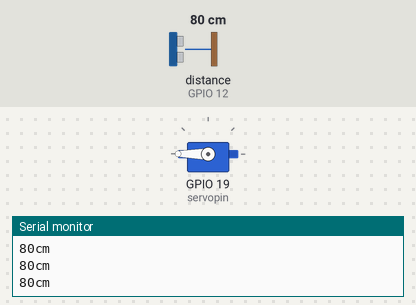
Simulated run of this sketch. Board: ESP32. Parts: servo, the last lines printed to the serial monitor. Wiring (inferred from the names in the program): ultrasonic range finder: trigger GPIO 13; echo GPIO 12. The inputs (shaded band) are chosen by the test bench; at power-on: distance to the obstacle (sensor on GPIO 12) 80 cm. The echo pulse lasts 58.3 µs per cm.

Above: at 1.2 s.
1.3 s: distance to the obstacle (sensor on GPIO 12) set to 54 cm
2.8 s: distance to the obstacle (sensor on GPIO 12) set to 47 cm
At 3.6 s:
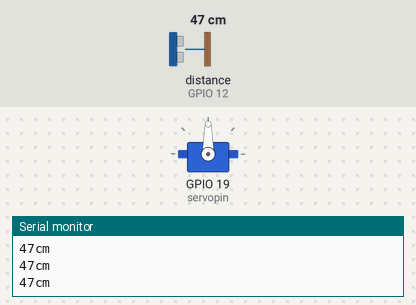
4.3 s: distance to the obstacle (sensor on GPIO 12) set to 22 cm
5.8 s: distance to the obstacle (sensor on GPIO 12) set to 18 cm
At 6.2 s:
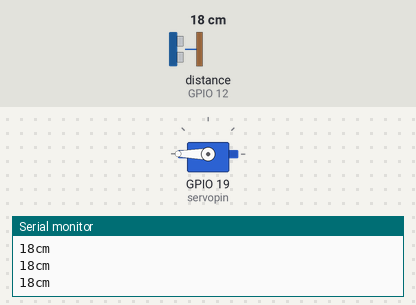
7.3 s: distance to the obstacle (sensor on GPIO 12) set to 35 cm
At 8.1 s:
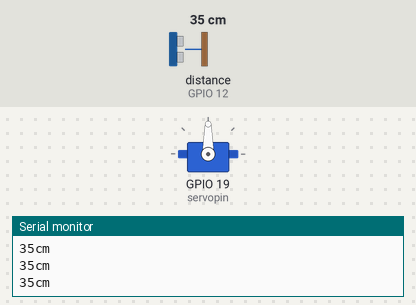
Timing chart, 0 to 9.8 s (numbered marks = the images above; inputs shaded):
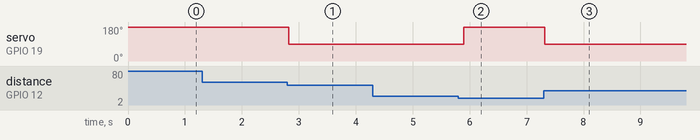

Measured:
- the behaviour switches between 50 and 49 cm on distance to the obstacle (sensor on GPIO 12) (found by bisection; images 0 and 1)
- the behaviour switches between 21 and 20 cm on distance to the obstacle (sensor on GPIO 12) (found by bisection; images 1 and 2)
- after the input at 2.8 s, servo on GPIO 19 (servopin): 180° → 90° at once
- after the input at 5.8 s, servo on GPIO 19 (servopin): 90° → 180° after 0.10 s
- after the input at 7.3 s, servo on GPIO 19 (servopin): 180° → 90° at once

The sketch:

akhsakov.ino
```cpp
#include <ESP32Servo.h>
const int pingPin = 13;
int inPin = 12;
int servopin =19;
Servo servo1;
void setup() {
  Serial.begin(9600);
}

void loop()
{

  long duration, cm;
  servo1.attach(servopin);
  pinMode(pingPin, OUTPUT);


  digitalWrite(pingPin, LOW);
  delayMicroseconds(2);
  digitalWrite(pingPin, HIGH);
  delayMicroseconds(5);
  digitalWrite(pingPin, LOW);
  pinMode(inPin, INPUT);
  duration = pulseIn(inPin, HIGH);

  cm = microsecondsToCentimeters(duration);

  Serial.print(cm);
  Serial.print("cm");
  Serial.println();
  if (InRange(cm)){
    servo1.write(90);
  }else{
    servo1.write(180);
  }
  delay(100);

}

long microsecondsToCentimeters(long microseconds)
{

  return microseconds / 29 / 2;
}


bool InRange(long range) {
  return range > 20 && range < 50;
}
```
